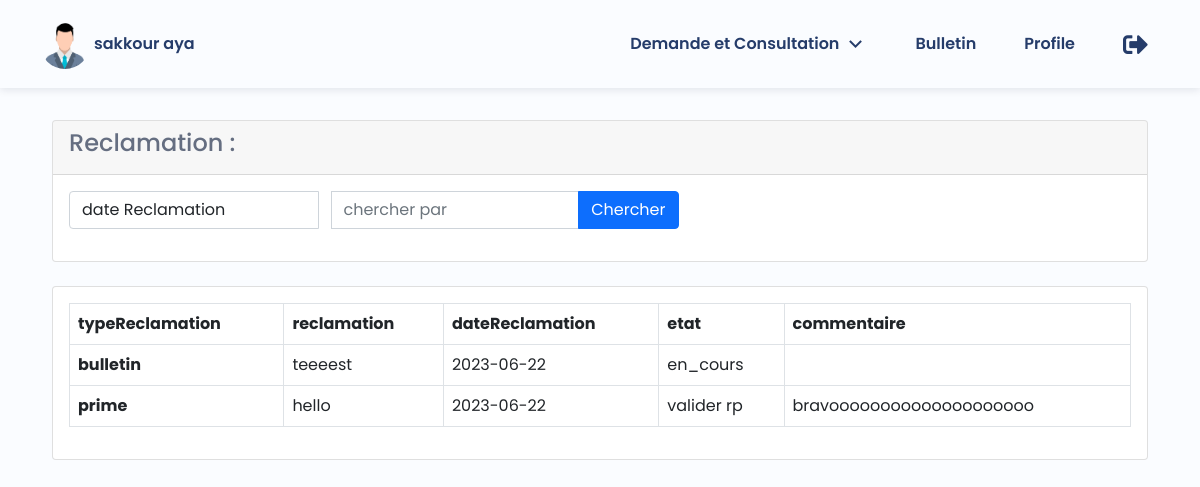
/PAYSMART/employe/consulterReclamation.php (signed in), run on the app's committed database.
### tables this page shows
CREATE TABLE `reclamation` (
  `idReclamation` int(11) NOT NULL,
  `commentaire` varchar(100) NOT NULL,
  `typeReclamation` varchar(15) NOT NULL,
  `valider` varchar(11) NOT NULL,
  `idUser` varchar(25) NOT NULL,
  `reclamation` varchar(100) NOT NULL,
  `dateReclamation` date NOT NULL
);

### PAYSMART/employe/consulterReclamation.php (the view, shortened to what this page needs)
<?php
	include 'menuEmploye.php';
$mat=$_SESSION['matricule'];
    $conn2 = mysqli_connect("localhost","root","","paysmart");
 ?>
<div class="container">
    <div class="row">
        <div class="col-md-12">
            <div class="card mt-4">
                <div class="card-header">
                    <h4>Reclamation :</h4>
                </div>
                <div class="card-body">
                    <div class="row">
                        <div class="col-md-7">
                            <form action="" method="post">
                            <div class="input-group mb-3">
                            <select name="opt" class="form-control" class="custom-select" id="CategorySelected">
                            <option selected value="dateReclamation">date Reclamation</option>
                            </select> &nbsp &nbsp
                                    <input type="text" name="search" required value="<?php if(isset($_POST['search'])){echo $_POST['search']; } ?>" class="form-control" placeholder="chercher par">
                                    <button type="submit" class="btn btn-primary">Chercher</button>
                                </div>
                            </form>
                        </div>
                    </div>
                </div>
            </div>
        </div>
        <div class="col-md-12">
            <div class="card mt-4">
                <div class="card-body">
                    <table class="table table-bordered">
                        <thead>
                        <tr>
					<th>typeReclamation</th>
					<th>reclamation</th>
					<th>dateReclamation</th>
					<th>etat</th>
					<th>commentaire</th>
				</tr>
                        </thead>
                        <tbody>
                        <?php
if (isset($_POST['search'])) {
$filtervalues = $_POST['search'];
$selectedOption = $_POST["opt"];
echo $filtervalues . " " . $selectedOption;
if (!$conn2) {
    die("Connection failed: " . mysqli_connect_error());
}
$filtervalues = mysqli_real_escape_string($conn2, $filtervalues);
$selectedOption = mysqli_real_escape_string($conn2, $selectedOption);
$query = "SELECT * FROM reclamation WHERE `$selectedOption` LIKE '%$filtervalues%' and idUser='$mat'";
$query_run = mysqli_query($conn2, $query);
}else
{
$query = "SELECT * FROM reclamation where idUser='$mat'";
$query_run = mysqli_query($conn2, $query);
}
if ($query_run) {
    $num_rows = mysqli_num_rows($query_run);
    if ($num_rows > 0) {
        while ($r = mysqli_fetch_assoc($query_run)) {
            ?>
        <tr>
					<th scope="row"><?php echo $r['typeReclamation']; ?></th>
					<td><?php echo $r['reclamation']; ?></td>
					<td><?php echo $r['dateReclamation']; ?></td>
					<td><?php echo $r['valider']; ?></td>
					<td><?php echo $r['commentaire']; ?></td>
				</tr>
            <?php
    }} else {
        ?>
        <tr>
            <td colspan="4">Aucun résultat</td>
        </tr>
        <?php
    }
} else {
    echo "Error: " . mysqli_error($conn2);
}
?>
                        </tbody>
                    </table>
                </div>
            </div>
        </div>
    </div>
</div>
</body>
</html>

### PAYSMART/css/menuemploye.css (style rules this page uses)
:root { --header-height: 3.5rem; --first-color: hsl(220, 68%, 54%); --first-color-lighten: hsl(220, 68%, 97%); --title-color: hsl(220, 48%, 28%); --text-color: hsl(220, 12%, 45%); --body-color: hsl(220, 100%, 99%); --body-font: "Poppins", sans-serif; --normal-font-size: .938rem; --small-font-size: .813rem; --smaller-font-size: .75rem; --font-medium: 500; --font-semi-bold: 600; --z-tooltip: 10; --z-fixed: 100; }
@media screen and (min-width: 1024px) { :root { --normal-font-size: 1rem; --small-font-size: .875rem; --smaller-font-size: .813rem; } }
* { box-sizing: border-box; padding: 0; margin: 0; }
body { font-family: var(--body-font); font-size: var(--normal-font-size); background-color: var(--body-color); color: var(--text-color); }
.container { max-width: 1120px; margin-inline: 1.5rem; }
@media screen and (min-width: 1152px) { .container { margin-inline: auto; } }

### data on the page
reclamation: typeReclamation "bulletin", reclamation "teeeest", dateReclamation "2023-06-22", valider "en_cours"
reclamation: typeReclamation "prime", reclamation "hello", dateReclamation "2023-06-22", valider "valider rp", commentaire "bravoooooooooooooooooooo"

### other printed values
$_SESSION["nom1"] "sakkour"
$_SESSION["prenom1"] "aya"
